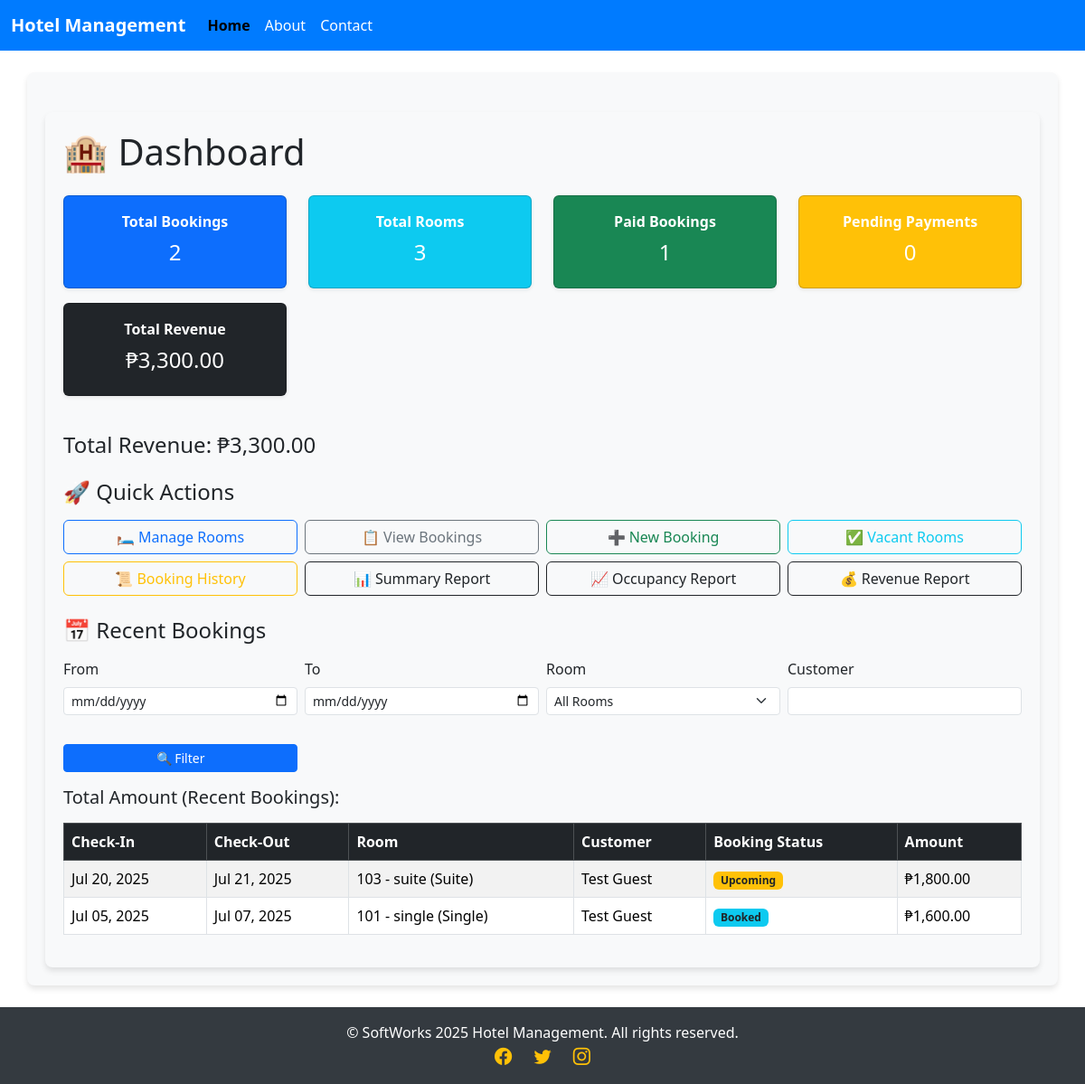
The app's page / (signed in) with its own data.
### hotel/models.py (models this page shows, shortened)
class Booking(models.Model):
    PAYMENT_STATUSES = [
        ('pending', 'Pending'),
        ('paid', 'Paid'),
        ('failed', 'Failed'),
        ('refunded', 'Refunded'),
    ]
    guest = models.ForeignKey(Guest, on_delete=models.CASCADE, related_name='bookings')
    room = models.ForeignKey(Room, on_delete=models.CASCADE, related_name='bookings')
    check_in = models.DateField()
    check_out = models.DateField()
    total_price = models.DecimalField(max_digits=10, decimal_places=2, blank=True, null=True)  # Allow blank for auto-computation
    payment_status = models.CharField(
        max_length=10,
        choices=PAYMENT_STATUSES,
        default='pending'
    )
    created_at = models.DateTimeField(auto_now_add=True)
    is_checked_in = models.BooleanField(default=False)  # Added field for check-in status

class Room(models.Model):
    ROOM_TYPES = (
        ('single', 'Single'),
        ('double', 'Double'),
        ('suite', 'Suite'),
    )
    number = models.CharField(max_length=10)
    room_type = models.CharField(max_length=10, choices=ROOM_TYPES)
    capacity = models.IntegerField()
    price = models.DecimalField(max_digits=10, decimal_places=2)
    is_available = models.BooleanField(default=True)

class Guest(models.Model):
    name = models.CharField(max_length=100)
    email = models.EmailField()
    phone = models.CharField(max_length=20, blank=True, null=True)  # Allow blank for optional phone
    address = models.TextField(blank=True, null=True)  # Allow blank for optional address

### hotel/views.py (the view)
# urls.py: path('', views.dashboard, name='dashboard'),
@login_required
def dashboard(request):
    bookings = Booking.objects.prefetch_related('payments').all()
    total_bookings = bookings.count()
    total_rooms = Room.objects.count()
    total_revenue = 0
    paid_bookings = 0
    partial_bookings = 0
    pending_bookings = 0
    for booking in bookings:
        total_paid = sum(p.amount for p in booking.payments.all())  # ✅ Correct usage
        if total_paid >= booking.total_price:
            paid_bookings += 1
        elif total_paid > 0:
            partial_bookings += 1
        else:
            pending_bookings += 1
        total_revenue += total_paid  # ✅ Move inside the loop
    stats = [
        {"title": "Total Bookings", "count": total_bookings, "bg": "primary"},
        {"title": "Total Rooms", "count": total_rooms, "bg": "info"},
        {"title": "Paid Bookings", "count": paid_bookings, "bg": "success"},
        {"title": "Pending Payments", "count": pending_bookings, "bg": "warning"},
        {"title": "Total Revenue", "count": f"₱{total_revenue:,.2f}", "bg": "dark"},
    ]
    start_date = request.GET.get('start_date')
    end_date = request.GET.get('end_date')
    room_id = request.GET.get('room')
    customer = request.GET.get('customer')
    recent_bookings = Booking.objects.select_related('room', 'guest').order_by('-check_in')
    if start_date:
        recent_bookings = recent_bookings.filter(check_in__gte=start_date)
    if end_date:
        recent_bookings = recent_bookings.filter(check_out__lte=end_date)
    if room_id:
        recent_bookings = recent_bookings.filter(room_id=room_id)
    if customer:
        recent_bookings = recent_bookings.filter(guest__name__icontains=customer)  # ✅ Correct guest filter
    recent_bookings = recent_bookings[:10]
    rooms = Room.objects.all()
    return render(request, 'hotel/dashboard.html', {
        "stats": stats,
        "recent_bookings": recent_bookings,
        "rooms": rooms,
        "total_revenue": total_revenue,
        "today": timezone.now().date(),
    })

### hotel/templatetags/peso_filters.py (called while the page is built)
@register.filter
def peso(value):
    try:
        return f"₱{value:,.2f}"
    except (ValueError, TypeError):
        return value

### hotel/templates/hotel/dashboard.html (shortened to what this page needs)
{% extends 'hotel/base.html' %}
{% load static %}
{% load humanize %}
{% load peso_filters %}
{% block content %}
<div class="container mt-4">
    <h1 class="mb-4">🏨 Dashboard</h1>
    <div class="row text-center mb-4">
        {% for card in stats %}
        <div class="col-md-3 mb-3">
            <div class="card text-white bg-{{ card.bg|default:'primary' }} shadow-sm">
                <div class="card-body">
                    <strong>{{ card.title }}</strong>
                    <h4 class="mt-2">
                        {% if card.title|lower == 'revenue' %}
                            ₱{{ card.count|floatformat:2|intcomma }}
                        {% else %}
                            {{ card.count }}
                        {% endif %}
                    </h4>
                </div>
            </div>
        </div>
        {% endfor %}
    </div>
    <div class="mb-4">
        <h4>Total Revenue: {{ total_revenue|peso }}</h4>
    </div>
    <h4 class="mb-3">🚀 Quick Actions</h4>
    <div class="row g-2 mb-4">
        <div class="col-md-3"><a href="{% url 'room_list' %}" class="btn btn-outline-primary w-100">🛏 Manage Rooms</a></div>
        <div class="col-md-3"><a href="{% url 'booking_list' %}" class="btn btn-outline-secondary w-100">📋 View Bookings</a></div>
        <div class="col-md-3"><a href="{% url 'create_booking' %}" class="btn btn-outline-success w-100">➕ New Booking</a></div>
        <div class="col-md-3"><a href="{% url 'vacant_rooms' %}" class="btn btn-outline-info w-100">✅ Vacant Rooms</a></div>
        <div class="col-md-3"><a href="{% url 'booking_history' %}" class="btn btn-outline-warning w-100">📜 Booking History</a></div>
        <div class="col-md-3"><a href="{% url 'booking_summary' %}" class="btn btn-outline-dark w-100">📊 Summary Report</a></div>
        <div class="col-md-3"><a href="{% url 'occupancy_report' %}" class="btn btn-outline-dark w-100">📈 Occupancy Report</a></div>
        <div class="col-md-3"><a href="{% url 'revenue_report' %}" class="btn btn-outline-dark w-100">💰 Revenue Report</a></div>
    </div>
    <h4 class="mb-3">📅 Recent Bookings</h4>
    <form method="get" class="row g-2 mb-3">
        <div class="col-md-3">
            <label for="start-date" class="form-label">From</label>
            <input type="date" name="start_date" id="start-date" class="form-control form-control-sm" value="{{ request.GET.start_date }}">
        </div>
        <div class="col-md-3">
            <label for="end-date" class="form-label">To</label>
            <input type="date" name="end_date" id="end-date" class="form-control form-control-sm" value="{{ request.GET.end_date }}">
        </div>
        <div class="col-md-3">
            <label for="room" class="form-label">Room</label>
            <select name="room" id="room" class="form-select form-select-sm">
                <option value="">All Rooms</option>
            </select>
        </div>
        <div class="col-md-3">
            <label for="customer" class="form-label">Customer</label>
            <input type="text" name="customer" id="customer" class="form-control form-control-sm" value="{{ request.GET.customer }}">
        </div>
        <div class="col-md-3">
            <button type="submit" class="btn btn-sm btn-primary mt-4 w-100">🔍 Filter</button>
        </div>
    </form>
    <div class="mb-3">
        <h5>Total Amount (Recent Bookings): {{ total_amount_recent|peso }}</h5>
    </div>
    <div class="table-responsive">
        <table class="table table-striped table-bordered align-middle">
            <thead class="table-dark">
                <tr>
                    <th scope="col">Check-In</th>
                    <th scope="col">Check-Out</th>
                    <th scope="col">Room</th>
                    <th scope="col">Customer</th>
                    <th scope="col">Booking Status</th>
                    <th scope="col">Amount</th>
                </tr>
            </thead>
            <tbody>
                {% for booking in recent_bookings %}
                <tr>
                    <td>{{ booking.check_in|date:"M d, Y" }}</td>
                    <td>{{ booking.check_out|date:"M d, Y" }}</td>
                    <td>{{ booking.room.number }} - {{ booking.room.room_type }} ({{ booking.room.get_room_type_display }})</td>
                    <td>{{ booking.guest.name }}</td>
                    <td>
                        {% if booking.is_checked_in %}
                            <span class="badge bg-success">Checked In</span>
                        {% elif booking.check_out < today %}
                            <span class="badge bg-secondary">Completed</span>
                        {% elif booking.check_in > today %}
                            <span class="badge bg-warning text-dark">Upcoming</span>
                        {% else %}
                            <span class="badge bg-info text-dark">Booked</span>
                        {% endif %}
                    </td>
                    <td>{{ booking.total_price|peso }}</td>
                </tr>
                {% empty %}
                <tr>
                    <td colspan="6" class="text-center">No bookings found.</td>
                </tr>
                {% endfor %}
            </tbody>
        </table>
    </div>
</div>
{% endblock %}

### hotel/templates/hotel/base.html (style rules this page uses)
.container { padding: 20px; background-color: #f8f9fa; border-radius: 8px; box-shadow: 0 4px 6px rgba(0, 0, 0, 0.1); }

### records on screen
Booking: check_in "Jul 20, 2025", check_out "Jul 21, 2025", room.number "103", room.room_type "suite", room.room_type "Suite", guest.name "Test Guest", is_checked_in "Upcoming", total_price|peso "₱1,800.00"
Booking: check_in "Jul 05, 2025", check_out "Jul 07, 2025", room.number "101", room.room_type "single", room.room_type "Single", guest.name "Test Guest", is_checked_in "Booked", total_price|peso "₱1,600.00"

### other values on screen
{{ card.title }} "Total Bookings" "Total Rooms" "Paid Bookings" "Pending Payments" "Total Revenue"
{{ card.count }} "2" "3" "1" "0" "₱3,300.00"
{{ total_revenue|peso }} "₱3,300.00"
